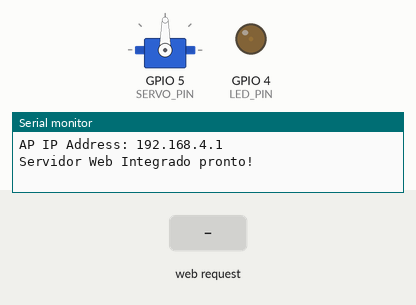
The sketch below on a simulated ESP32. Parts: servo, output pins drawn as LEDs (lit = HIGH), the last lines printed to the serial monitor. Inputs (shaded band) come from the test bench.

Above: at 1.2 s.
1.3 s: HTTP request GET /configurar?freq=1&intensidade=1&angulo=1 received
At 2.1 s:
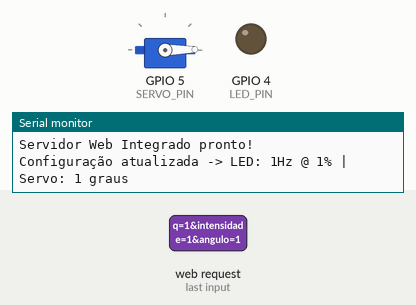
2.8 s: HTTP request GET /configurar?freq=120&intensidade=120&angulo=120 received
At 3.3 s:
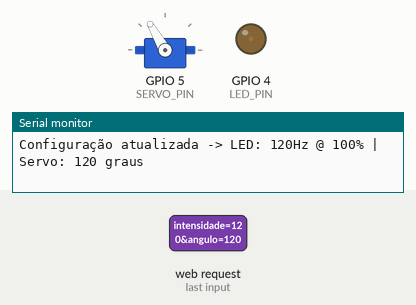
Timing chart, 0 to 5.8 s (numbered marks = the images above; inputs shaded):
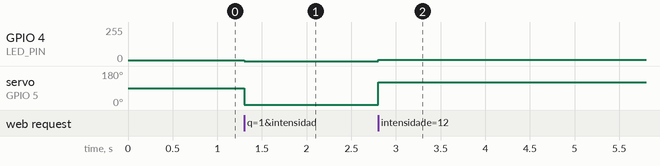

Measured:
- after the input at 1.3 s, GPIO 4 (LED_PIN): 4/255 → 0/255 at once; servo on GPIO 5 (SERVO_PIN): 90° → 1° at once
- after the input at 2.8 s, GPIO 4 (LED_PIN): 0/255 → 8/255 at once; servo on GPIO 5 (SERVO_PIN): 1° → 120° at once

The sketch:

DesafioPWM.ino
```cpp
#include <WiFi.h>
#include <WebServer.h>
#include <ESP32Servo.h>

const char* ssid = "ESP32_Controle_PWM_Divas";
const char* password = "12345678password";

WebServer server(80);

#define LED_PIN 4
#define SERVO_PIN 5

const int resolution = 13;
Servo meuServo;

int anguloAtual = 90;
int frequenciaAtual = 1000;
int intensidadeAtual = 50;

const char HTML_INTERFACE[] PROGMEM = R"rawliteral(
<!DOCTYPE html>
<html>
<head>
    <meta name='viewport' content='width=device-width, initial-scale=1' charset='utf-8'>
    <title>Painel de Controle: LED e Servo</title>
    <style>
        body { font-family: Arial, sans-serif; text-align: center; margin-top: 30px; background-color: #f4f4f9; color: #333; }
        .container { max-width: 400px; margin: 0 auto; background: white; padding: 20px; border-radius: 8px; box-shadow: 0 4px 8px rgba(0,0,0,0.1); }
        input, button { width: 100%; padding: 12px; margin: 8px 0; box-sizing: border-box; font-size: 16px; border: 1px solid #ccc; border-radius: 4px; }
        button { background-color: #4CAF50; color: white; border: none; cursor: pointer; font-weight: bold; margin-top: 15px; }
        button:hover { background-color: #45a049; }
        .card { margin: 15px 0; padding: 15px; text-align: left; border: 1px solid #ddd; border-radius: 6px; background-color: #fafafa; }
        .card h3 { margin-top: 0; margin-bottom: 15px; color: #444; font-size: 18px; border-bottom: 2px solid #eee; padding-bottom: 5px; }
        .result-box { margin-top: 20px; padding: 15px; background: #e7f3fe; border-left: 6px solid #2196F3; font-size: 16px; font-weight: bold; }
        span { font-weight: bold; color: #008CBA; }
    </style>
</head>
<body>
    <div class="container">
        <h2>Painel Integrado</h2>
        <p>Controle do LED e Servomotor</p>

        <div class="card">
            <h3>Controle do LED (PWM)</h3>
            <label>Intensidade (Brilho): <span id="valBrilho">50</span>%</label>
            <input type="range" id="intensidade" min="0" max="100" value="50" oninput="atualizarLabels()">

            <label>Frequência (Hz):</label>
            <input type="number" id="frequencia" min="1" max="40000" value="1000">
        </div>

        <div class="card">
            <h3>Controle do Servomotor</h3>
            <label>Ângulo do Eixo: <span id="valAngulo">90</span>&deg;</label>
            <input type="range" id="angulo" min="0" max="180" value="90" oninput="atualizarLabels()">
        </div>

        <button onclick="enviarDados()">Atualizar Todos os Parâmetros</button>

        <div class="result-box" id="status_display">Status: Pronto</div>
    </div>

    <script>
        function atualizarLabels() {
            document.getElementById('valBrilho').innerText = document.getElementById('intensidade').value;
            document.getElementById('valAngulo').innerText = document.getElementById('angulo').value;
        }

        function enviarDados() {
            let freq = parseInt(document.getElementById('frequencia').value);
            let intensity = parseInt(document.getElementById('intensidade').value);
            let angle = parseInt(document.getElementById('angulo').value);

            if (freq < 1 || freq > 40000 || isNaN(freq)) {
                alert("Por favor, insira uma frequência válida entre 1 e 40000 Hz!");
                return;
            }

            let display = document.getElementById('status_display');

            // Enviamos os 3 parâmetros juntos na mesma requisição
            fetch(`/configurar?freq=${freq}&intensidade=${intensity}&angulo=${angle}`)
                .then(response => response.text())
                .then(resultado => {
                    display.innerText = "Sucesso:\n" + resultado;
                })
                .catch(err => {
                    display.innerText = "Erro ao comunicar com o ESP32";
                });
        }
    </script>
</body>
</html>
)rawliteral";

void handleRoot() {
  server.send(200, "text/html", HTML_INTERFACE);
}

void handleConfigurar() {
  if (server.hasArg("freq") && server.hasArg("intensidade") && server.hasArg("angulo")) {
    int freq = server.arg("freq").toInt();
    int intensidade = server.arg("intensidade").toInt();
    int angulo = server.arg("angulo").toInt();

    if (freq < 1) freq = 1;
    if (freq > 40000) freq = 40000;
    if (intensidade < 0) intensidade = 0;
    if (intensidade > 100) intensidade = 100;
    if (angulo < 0) angulo = 0;
    if (angulo > 180) angulo = 180;

    frequenciaAtual = freq;
    intensidadeAtual = intensidade;
    anguloAtual = angulo;

    int dutyCycle = (intensidade * 255) / 100;
    ledcChangeFrequency(LED_PIN, frequenciaAtual, resolution);
    ledcWrite(LED_PIN, dutyCycle);

    meuServo.write(anguloAtual);

    String resposta = "LED: " + String(frequenciaAtual) + "Hz @ " + String(intensidadeAtual) + "% | Servo: " + String(anguloAtual) + " graus";
    server.send(200, "text/plain", resposta);

    Serial.println("Configuração atualizada -> " + resposta);
  } else {
    server.send(400, "text/plain", "Faltam parâmetros na requisição.");
  }
}

void setup() {
  Serial.begin(115200);

  ledcAttach(LED_PIN, frequenciaAtual, resolution);
  int dutyInicial = (intensidadeAtual * 255) / 100;
  ledcWrite(LED_PIN, dutyInicial);
  ESP32PWM::allocateTimer(1);
  meuServo.setPeriodHertz(50);
  meuServo.attach(SERVO_PIN, 500, 2400);
  meuServo.write(anguloAtual);

  WiFi.softAP(ssid, password);
  IPAddress IP = WiFi.softAPIP();
  Serial.println();
  Serial.print("AP IP Address: ");
  Serial.println(IP);

  server.on("/", handleRoot);
  server.on("/configurar", handleConfigurar);

  server.begin();
  Serial.println("Servidor Web Integrado pronto!");
}

void loop() {
  server.handleClient();
  delay(2);
}
```
